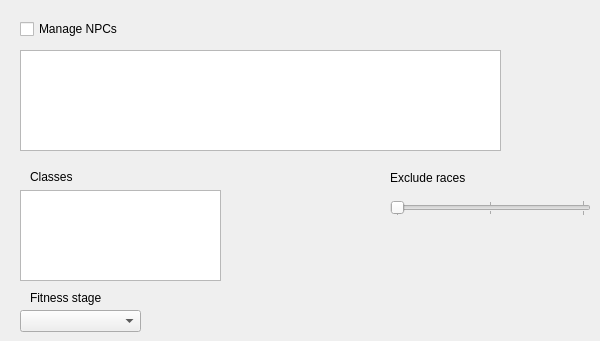
      <widget class="QWidget" name="tab_6">
       <attribute name="title">
        <string>NPCs</string>
       </attribute>
       <widget class="QCheckBox" name="checkBox_3">
        <property name="geometry">
         <rect>
          <x>20</x>
          <y>20</y>
          <width>151</width>
          <height>18</height>
         </rect>
        </property>
        <property name="statusTip">
         <string>Deactivate this if you have a mod that already manages NPCs, like BOSSE or BodyGen</string>
        </property>
        <property name="text">
         <string>Manage NPCs</string>
        </property>
       </widget>
       <widget class="QListView" name="listView_3">
        <property name="geometry">
         <rect>
          <x>20</x>
          <y>190</y>
          <width>201</width>
          <height>91</height>
         </rect>
        </property>
       </widget>
       <widget class="QLabel" name="label_29">
        <property name="geometry">
         <rect>
          <x>30</x>
          <y>170</y>
          <width>47</width>
          <height>14</height>
         </rect>
        </property>
        <property name="text">
         <string>Classes</string>
        </property>
       </widget>
       <widget class="QLabel" name="label_30">
        <property name="geometry">
         <rect>
          <x>390</x>
          <y>170</y>
          <width>81</width>
          <height>16</height>
         </rect>
        </property>
        <property name="text">
         <string>Exclude races</string>
        </property>
       </widget>
       <widget class="QLabel" name="label_31">
        <property name="geometry">
         <rect>
          <x>30</x>
          <y>290</y>
          <width>141</width>
          <height>16</height>
         </rect>
        </property>
        <property name="text">
         <string>Fitness stage</string>
        </property>
       </widget>
       <widget class="QComboBox" name="cbNPC_ClassFitness">
        <property name="geometry">
         <rect>
          <x>20</x>
          <y>310</y>
          <width>121</width>
          <height>22</height>
         </rect>
        </property>
       </widget>
       <widget class="QTableView" name="tableView">
        <property name="geometry">
         <rect>
          <x>20</x>
          <y>50</y>
          <width>481</width>
          <height>101</height>
         </rect>
        </property>
       </widget>
       <widget class="QSlider" name="verticalSlider">
        <property name="geometry">
         <rect>
          <x>390</x>
          <y>200</y>
          <width>201</width>
          <height>16</height>
         </rect>
        </property>
        <property name="maximum">
         <number>100</number>
        </property>
        <property name="orientation">
         <enum>Qt::Horizontal</enum>
        </property>
        <property name="tickPosition">
         <enum>QSlider::TicksBothSides</enum>
        </property>
        <property name="tickInterval">
         <number>50</number>
        </property>
       </widget>
      </widget>
